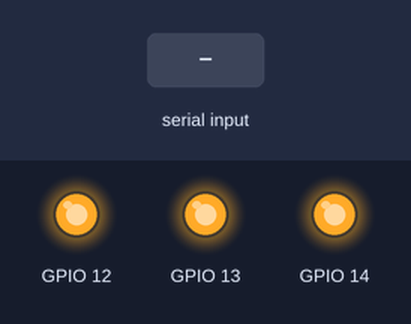
Recording of a sketch running on a simulated ESP32. Shown: output pins drawn as LEDs (lit = HIGH). Inputs (shaded band) come from the test bench. Nothing arrives over Bluetooth unless stated.

Above: at 1.2 s.
1.3 s: "90,45\n" received over the second serial link
At 2.2 s:
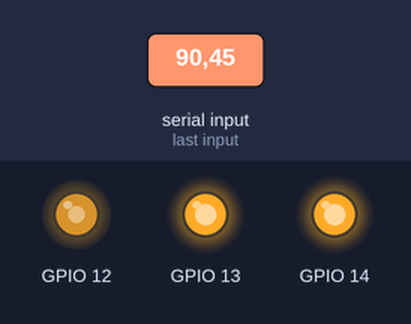
2.8 s: "30,150\n" received over the second serial link
At 3.5 s:
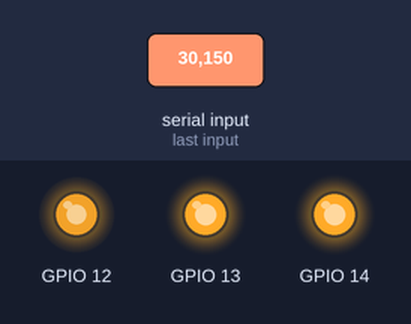
4.3 s: "9045200\n" received over the second serial link
At 4.8 s:
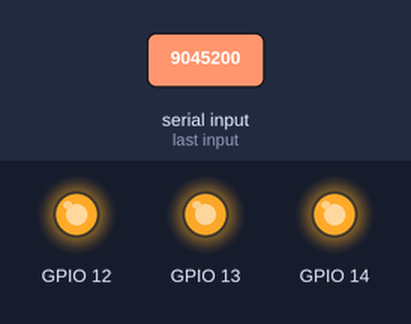
5.8 s: "90\n" received over the second serial link
At 6.1 s:
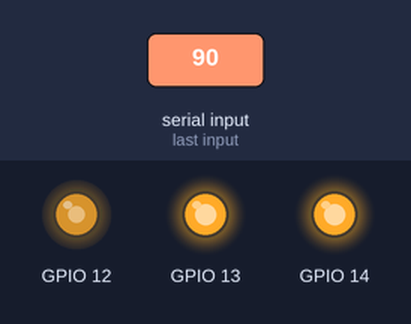
Timing chart, 0 to 8.3 s (numbered marks = the images above; inputs shaded):
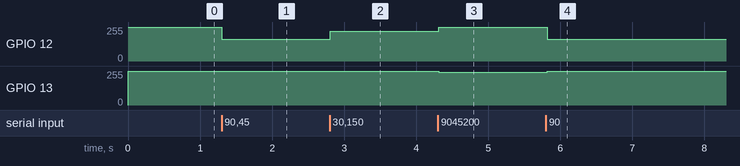

Measured:
- after the input at 1.3 s, GPIO 12: 255/255 → 165/255 at once
- after the input at 2.8 s, GPIO 12: 165/255 → 225/255 at once
- after the input at 4.3 s, GPIO 12: 225/255 → 255/255 at once; GPIO 13: 255/255 → 247/255 at once
- after the input at 5.8 s, GPIO 12: 255/255 → 165/255 at once; GPIO 13: 247/255 → 255/255 at once

The sketch:

btled.ino
```cpp
#include "BluetoothSerial.h"

char input[9], rgb[3] = {0};
BluetoothSerial SerialBT;

void setup() {
  for (uint8_t i = 0; i < 3; i++) {
    pinMode(12 + i, OUTPUT);
    ledcAttachPin(12 + i, i); //connects GPIO to led driver interface
    ledcSetup(i, 12000, 8); //configures PWM stats.
    ledcWrite(i, 256 - rgb[i]); //turns off to start
  }
  SerialBT.begin("FBI Surveillence Insect #357");
}

void loop() {
  if (SerialBT.available()) {
    for (byte i = 0; i < 11; i++) input[i] = SerialBT.read();
    sscanf(input, "%3u%3u%3u", &rgb[0], &rgb[1], &rgb[2]);
    for (byte i = 0; i < 3; i++) ledcWrite(i, 256 - rgb[i]);
  }
  delay(50);
}
```
